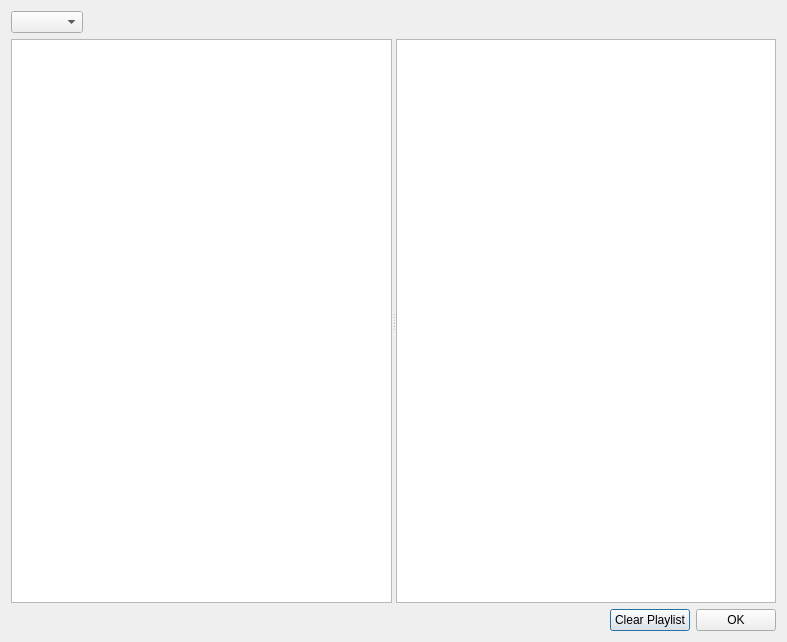
<?xml version="1.0" encoding="UTF-8"?>
<ui version="4.0">
 <class>PlayList</class>
 <widget class="QDialog" name="PlayList">
  <property name="geometry">
   <rect>
    <x>0</x>
    <y>0</y>
    <width>787</width>
    <height>642</height>
   </rect>
  </property>
  <property name="windowTitle">
   <string>Dialog</string>
  </property>
  <layout class="QVBoxLayout" name="verticalLayout">
   <item>
    <layout class="QHBoxLayout" name="horizontalLayout">
     <item>
      <widget class="QComboBox" name="cmbPlaylists"/>
     </item>
     <item>
      <spacer name="horizontalSpacer_2">
       <property name="orientation">
        <enum>Qt::Horizontal</enum>
       </property>
       <property name="sizeHint" stdset="0">
        <size>
         <width>40</width>
         <height>20</height>
        </size>
       </property>
      </spacer>
     </item>
    </layout>
   </item>
   <item>
    <widget class="QSplitter" name="splitter">
     <property name="orientation">
      <enum>Qt::Horizontal</enum>
     </property>
     <widget class="QTableView" name="clipList">
      <property name="sizePolicy">
       <sizepolicy hsizetype="Expanding" vsizetype="Maximum">
        <horstretch>0</horstretch>
        <verstretch>0</verstretch>
       </sizepolicy>
      </property>
      <property name="selectionMode">
       <enum>QAbstractItemView::SingleSelection</enum>
      </property>
      <property name="selectionBehavior">
       <enum>QAbstractItemView::SelectRows</enum>
      </property>
      <property name="sortingEnabled">
       <bool>true</bool>
      </property>
      <attribute name="horizontalHeaderStretchLastSection">
       <bool>true</bool>
      </attribute>
      <attribute name="verticalHeaderVisible">
       <bool>false</bool>
      </attribute>
     </widget>
     <widget class="QTableView" name="playList">
      <property name="selectionMode">
       <enum>QAbstractItemView::SingleSelection</enum>
      </property>
      <property name="selectionBehavior">
       <enum>QAbstractItemView::SelectRows</enum>
      </property>
      <attribute name="horizontalHeaderVisible">
       <bool>false</bool>
      </attribute>
      <attribute name="horizontalHeaderStretchLastSection">
       <bool>true</bool>
      </attribute>
     </widget>
    </widget>
   </item>
   <item>
    <layout class="QHBoxLayout" name="buttonBar">
     <property name="sizeConstraint">
      <enum>QLayout::SetMinimumSize</enum>
     </property>
     <item>
      <spacer name="horizontalSpacer">
       <property name="orientation">
        <enum>Qt::Horizontal</enum>
       </property>
       <property name="sizeHint" stdset="0">
        <size>
         <width>40</width>
         <height>20</height>
        </size>
       </property>
      </spacer>
     </item>
     <item>
      <widget class="QPushButton" name="clearPlaylistButton">
       <property name="text">
        <string>Clear Playlist</string>
       </property>
      </widget>
     </item>
     <item>
      <widget class="QPushButton" name="okButton">
       <property name="text">
        <string>OK</string>
       </property>
      </widget>
     </item>
    </layout>
   </item>
  </layout>
 </widget>
 <resources/>
 <connections>
  <connection>
   <sender>okButton</sender>
   <signal>clicked()</signal>
   <receiver>PlayList</receiver>
   <slot>accept()</slot>
   <hints>
    <hint type="sourcelabel">
     <x>685</x>
     <y>618</y>
    </hint>
    <hint type="destinationlabel">
     <x>782</x>
     <y>612</y>
    </hint>
   </hints>
  </connection>
 </connections>
</ui>
